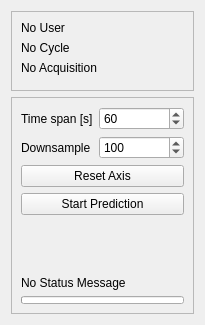
<?xml version="1.0" encoding="UTF-8"?>
<ui version="4.0">
 <class>PlotSettingsWidget</class>
 <widget class="QWidget" name="PlotSettingsWidget">
  <property name="geometry">
   <rect>
    <x>0</x>
    <y>0</y>
    <width>205</width>
    <height>325</height>
   </rect>
  </property>
  <property name="maximumSize">
   <size>
    <width>300</width>
    <height>16777215</height>
   </size>
  </property>
  <property name="windowTitle">
   <string>Scrolling Plot Settings</string>
  </property>
  <layout class="QVBoxLayout" name="verticalLayout_2">
   <item>
    <widget class="QFrame" name="frame_2">
     <property name="sizePolicy">
      <sizepolicy hsizetype="Preferred" vsizetype="Minimum">
       <horstretch>0</horstretch>
       <verstretch>0</verstretch>
      </sizepolicy>
     </property>
     <property name="frameShape">
      <enum>QFrame::StyledPanel</enum>
     </property>
     <property name="frameShadow">
      <enum>QFrame::Raised</enum>
     </property>
     <layout class="QGridLayout" name="gridLayout">
      <item row="2" column="0">
       <widget class="QLabel" name="labelCycleTime">
        <property name="sizePolicy">
         <sizepolicy hsizetype="Preferred" vsizetype="Fixed">
          <horstretch>0</horstretch>
          <verstretch>0</verstretch>
         </sizepolicy>
        </property>
        <property name="text">
         <string>No Acquisition</string>
        </property>
       </widget>
      </item>
      <item row="0" column="1" rowspan="4">
       <widget class="Led" name="Led">
        <property name="toolTip">
         <string/>
        </property>
        <property name="status" stdset="0">
         <enum>Led::Status.OFF</enum>
        </property>
       </widget>
      </item>
      <item row="0" column="0">
       <widget class="QLabel" name="labelUser">
        <property name="sizePolicy">
         <sizepolicy hsizetype="Preferred" vsizetype="Fixed">
          <horstretch>0</horstretch>
          <verstretch>0</verstretch>
         </sizepolicy>
        </property>
        <property name="text">
         <string>No User</string>
        </property>
       </widget>
      </item>
      <item row="1" column="0">
       <widget class="QLabel" name="labelCycle">
        <property name="sizePolicy">
         <sizepolicy hsizetype="Preferred" vsizetype="Fixed">
          <horstretch>0</horstretch>
          <verstretch>0</verstretch>
         </sizepolicy>
        </property>
        <property name="text">
         <string>No Cycle</string>
        </property>
       </widget>
      </item>
     </layout>
    </widget>
   </item>
   <item>
    <widget class="QFrame" name="frame">
     <property name="sizePolicy">
      <sizepolicy hsizetype="Preferred" vsizetype="Expanding">
       <horstretch>0</horstretch>
       <verstretch>0</verstretch>
      </sizepolicy>
     </property>
     <property name="frameShape">
      <enum>QFrame::StyledPanel</enum>
     </property>
     <property name="frameShadow">
      <enum>QFrame::Raised</enum>
     </property>
     <layout class="QFormLayout" name="formLayout">
      <item row="0" column="0">
       <widget class="QLabel" name="labelTimespan">
        <property name="text">
         <string>Time span [s]</string>
        </property>
       </widget>
      </item>
      <item row="0" column="1">
       <widget class="QSpinBox" name="spinBoxTimespan">
        <property name="minimum">
         <number>1</number>
        </property>
        <property name="maximum">
         <number>360</number>
        </property>
        <property name="singleStep">
         <number>10</number>
        </property>
        <property name="value">
         <number>60</number>
        </property>
       </widget>
      </item>
      <item row="1" column="0">
       <widget class="QLabel" name="labelDownsample">
        <property name="text">
         <string>Downsample</string>
        </property>
       </widget>
      </item>
      <item row="1" column="1">
       <widget class="QSpinBox" name="spinBoxDownsample">
        <property name="minimum">
         <number>1</number>
        </property>
        <property name="maximum">
         <number>1000</number>
        </property>
        <property name="stepType">
         <enum>QAbstractSpinBox::DefaultStepType</enum>
        </property>
        <property name="value">
         <number>100</number>
        </property>
       </widget>
      </item>
      <item row="2" column="0" colspan="2">
       <widget class="QPushButton" name="buttonResetAxis">
        <property name="text">
         <string>Reset Axis</string>
        </property>
       </widget>
      </item>
      <item row="3" column="0" colspan="2">
       <widget class="QPushButton" name="buttonPredict">
        <property name="sizePolicy">
         <sizepolicy hsizetype="Expanding" vsizetype="Fixed">
          <horstretch>0</horstretch>
          <verstretch>0</verstretch>
         </sizepolicy>
        </property>
        <property name="text">
         <string>Start Prediction</string>
        </property>
       </widget>
      </item>
      <item row="4" column="0">
       <spacer name="verticalSpacer">
        <property name="orientation">
         <enum>Qt::Vertical</enum>
        </property>
        <property name="sizeHint" stdset="0">
         <size>
          <width>20</width>
          <height>200</height>
         </size>
        </property>
       </spacer>
      </item>
      <item row="6" column="0" colspan="2">
       <widget class="QProgressBar" name="progressBar">
        <property name="maximumSize">
         <size>
          <width>16777215</width>
          <height>8</height>
         </size>
        </property>
        <property name="value">
         <number>0</number>
        </property>
        <property name="textVisible">
         <bool>false</bool>
        </property>
       </widget>
      </item>
      <item row="5" column="0" colspan="2">
       <widget class="QLabel" name="labelStatus">
        <property name="text">
         <string>No Status Message</string>
        </property>
       </widget>
      </item>
     </layout>
    </widget>
   </item>
  </layout>
 </widget>
 <customwidgets>
  <customwidget>
   <class>Led</class>
   <extends>QWidget</extends>
   <header>accwidgets.led</header>
  </customwidget>
 </customwidgets>
 <resources/>
 <connections/>
</ui>
